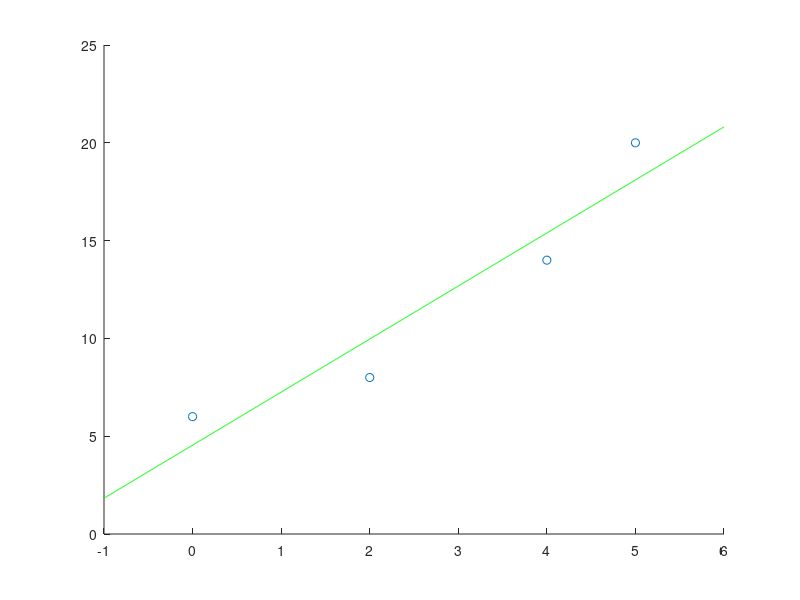

MATLAB code to generate this figure:
clc; clear;
%% y = a1 * x + a0
X = [0, 2, 4, 5];
Y = [6, 8, 14, 20];

a0 = (sum(X.^2) * sum(Y) - sum(X.*Y) * sum(X)) / (size(X,2)*sum(X.^2) - sum(X)^2);
a1 = (size(X,2) * sum(X.*Y) - sum(X) * sum(Y)) / (size(X,2)*sum(X.^2) - sum(X)^2);
%% Visualize
scatter(X,Y);hold on;
x = linspace(X(1)-1, X(end)+1, 1000);
y = a1 .* x + a0;
plot(x, y, "color", "g");

%% Calculate error E
Y_hat = a1 .* X + a0;
E = sum((Y_hat - Y) .^ 2);
fprintf("Error = %4f\n", E);